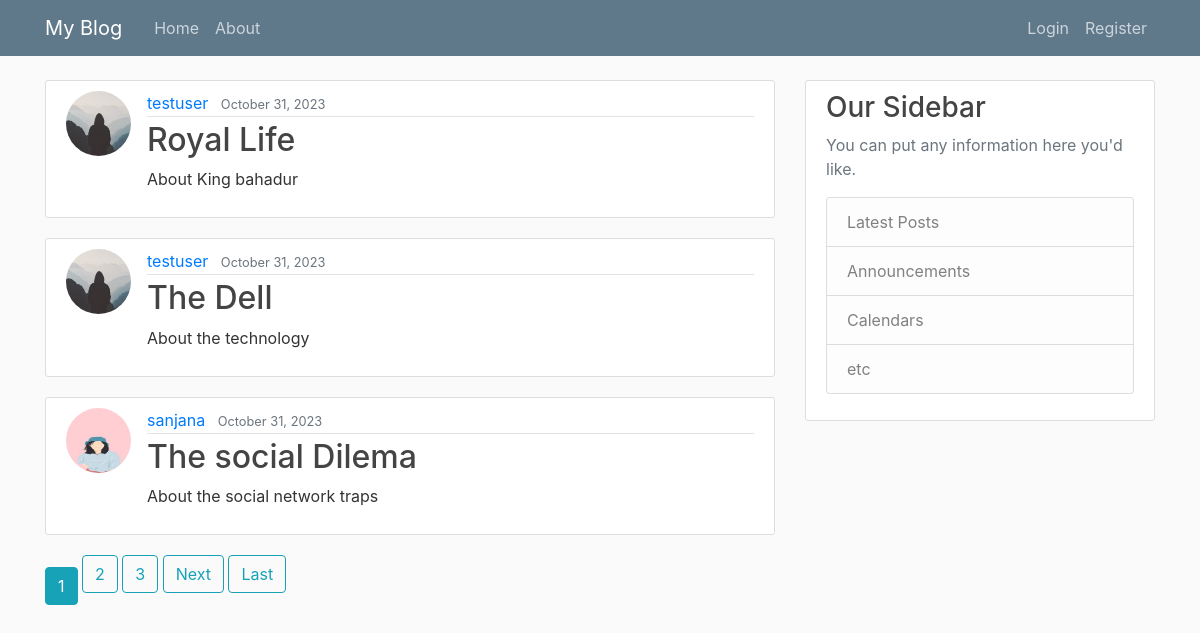
The page / on the database its author committed.
### webapp/models.py (models this page shows, shortened)
class Post(models.Model):
    title = models.CharField(max_length=100)
    content = models.TextField()
    date_posted = models.DateTimeField(default=timezone.now)
    author = models.ForeignKey(User,on_delete=models.CASCADE)

### user/models.py (models this page shows, shortened)
class Profile(models.Model):
    user= models.OneToOneField(User,on_delete=models.CASCADE)
    image = models.ImageField(default='default.jpg',upload_to='profile_pics')

### webapp/views.py (the view)
# urls.py: path('',PostListView.as_view(),name='webapp-home'),
class PostListView(ListView):
    model = Post
    template_name = 'webapp/home.html'
    context_object_name = 'posts'
    ordering =['-date_posted']
    paginate_by =3

### webapp/templates/webapp/home.html (shortened to what this page needs)
{% extends "webapp/base.html" %}
{% block content %}
    {% for post in posts %}
    <article class="media content-section">
      <img class="rounded-circle article-img" src="{{ post.author.profile.image.url}}">
        <div class="media-body">
          <div class="article-metadata">
            <a class="mr-2" href="{% url 'user-posts' post.author.username %}">{{ post.author }}</a>
            <small class="text-muted">{{ post.date_posted|date:"F d, Y" }}</small>
          </div>
          <h2><a class="article-title" href="{% url 'post-detail' post.id %}">{{ post.title }}</a></h2>
          <p class="article-content">{{ post.content }}</p>
        </div>
      </article>
      {% endfor %}
      {% if is_paginated %}
      {% for num in page_obj.paginator.page_range %}
      {% if page_obj.number == num %}
      <a class="btn btn-info mb=4" href="?page={{ num}}"> {{ num}}</a>
      {% elif num > page_obj.number|add:'-3' and num < page_obj.number|add:'3' %}
      <a class="btn btn-outline-info mb-4" href ="?page={{num}}">{{num}}</a>
      {% endif %}
      {% endfor %}
      {% if page_obj.has_next %}
      <a class="btn btn-outline-info mb-4" href="?page={{ page_obj.next_page_number }}">Next</a>
      <a class="btn btn-outline-info mb-4" href="?page={{ page_obj.paginator.num_pages }}">Last</a>
      {% endif %}
      {% endif %}
{% endblock %}

### webapp/templates/webapp/base.html (shortened to what this page needs)
{% load static %}
<!DOCTYPE html>
<html lang="en">
<head>
    <link rel="stylesheet" href="https://cdn.jsdelivr.net/npm/bootstrap@4.4.1/dist/css/bootstrap.min.css">
    <link rel="stylesheet" type="text/css" href="{% static 'webapp/main.css' %}">
</head>
<body>
    <header class="site-header">
        <nav class="navbar navbar-expand-md navbar-dark bg-steel fixed-top">
          <div class="container">
            <a class="navbar-brand mr-4" href="{% url 'webapp-home' %}">My Blog</a>
            <div class="collapse navbar-collapse" id="navbarToggle">
              <div class="navbar-nav mr-auto">
                <a class="nav-item nav-link" href="{% url 'webapp-home' %}">Home</a>
                <a class="nav-item nav-link" href="{% url 'webapp-about' %}">About</a>
              </div>
              <div class="navbar-nav">
                {% if user.is_authenticated %}
                <a class="nav-item nav-link" href="{% url 'new-post' %}">New Post</a>
                <a class="nav-item nav-link" href="{% url 'profile' %}">Profile</a>
                <a class="nav-item nav-link" href="{% url 'logout' %}">Logout</a>
                {% else %}
                <a class="nav-item nav-link" href="{% url 'login' %}">Login</a>
                <a class="nav-item nav-link" href="{% url 'register' %}">Register</a>
                {% endif %}
              </div>
            </div>
          </div>
        </nav>
      </header>
      <main role="main" class="container">
        <div class="row">
          <div class="col-md-8">
            {% block content %}{% endblock %}
          </div>
          <div class="col-md-4">
            <div class="content-section">
              <h3>Our Sidebar</h3>
              <p class='text-muted'>You can put any information here you'd like.
                <ul class="list-group">
                  <li class="list-group-item list-group-item-light">Latest Posts</li>
                  <li class="list-group-item list-group-item-light">Announcements</li>
                  <li class="list-group-item list-group-item-light">Calendars</li>
                  <li class="list-group-item list-group-item-light">etc</li>
                </ul>
              </p>
            </div>
          </div>
        </div>
      </main>
</body>
</html>

### webapp/static/webapp/main.css (style rules this page uses)
body { background: #fafafa; color: #333333; margin-top: 5rem; }
h1, h2, h3, h4, h5, h6 { color: #444444; }
ul { margin: 0; }
.bg-steel { background-color: #5f788a; }
.site-header .navbar-nav .nav-link { color: #cbd5db; }
.content-section { background: #ffffff; padding: 10px 20px; border: 1px solid #dddddd; border-radius: 3px; margin-bottom: 20px; }
.article-title { color: #444444; }
.article-content { white-space: pre-line; }
.article-img { height: 65px; width: 65px; margin-right: 16px; }
.article-metadata { padding-bottom: 1px; margin-bottom: 4px; border-bottom: 1px solid #e3e3e3 }

### rows shown on the page
Post: author.profile.image (placeholder picture), author "testuser", date_posted "October 31, 2023", title "Royal Life", content "About King bahadur"
Post: author.profile.image (placeholder picture), author "testuser", date_posted "October 31, 2023", title "The Dell", content "About the technology"
Post: author.profile.image (picture), author "sanjana", date_posted "October 31, 2023", title "The social Dilema", content "About the social network traps"

### other values the page prints
{{ num }} "1"
{{ num }} "2" "3"
